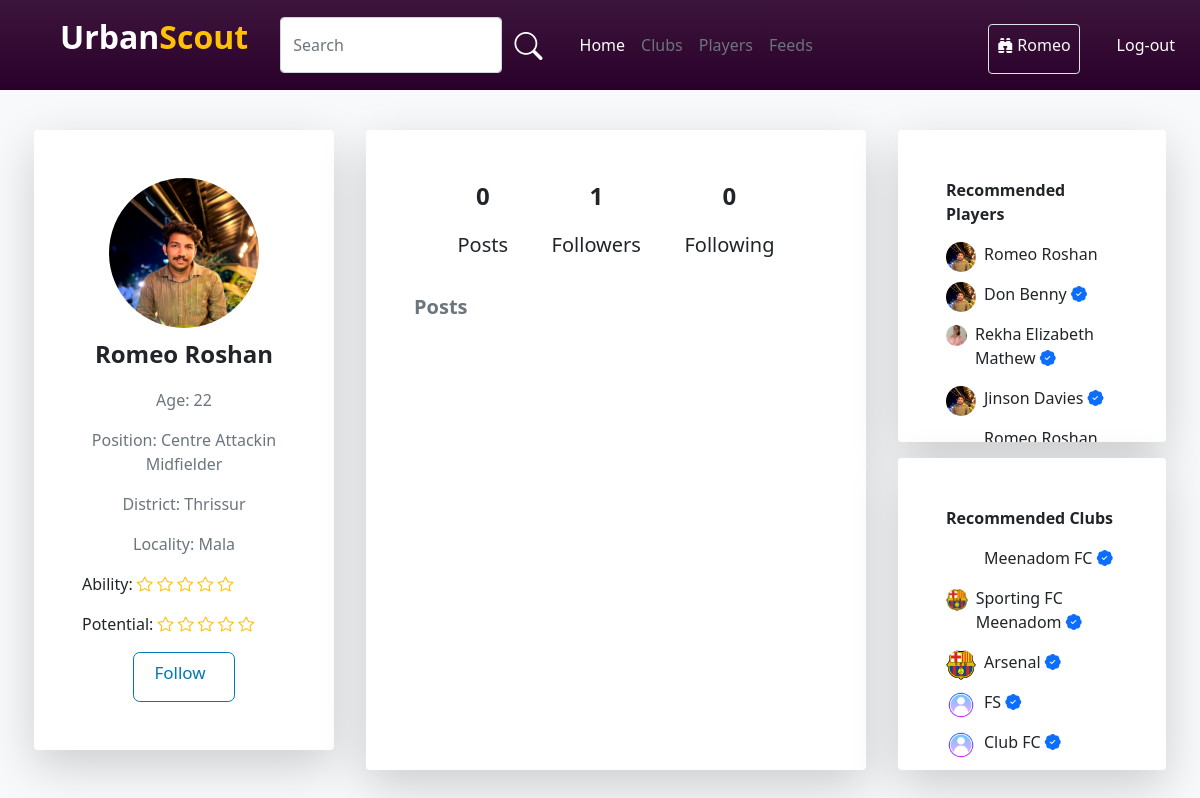
The page /playerhome/11 (signed in) on the database as committed earlier.
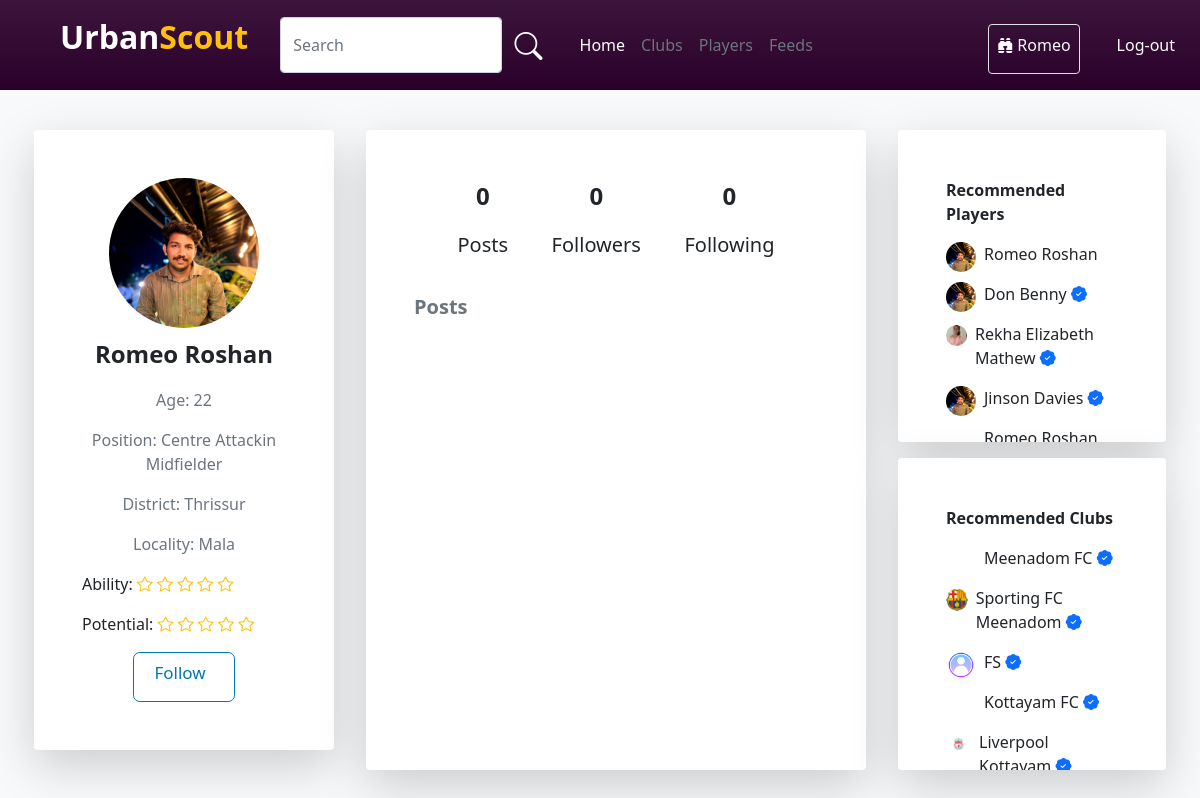
The same page on the database as committed later.
### account/models.py (models this page shows)
class User(AbstractUser):
    username=models.CharField(max_length=32, blank=True, null=True)
    USERNAME_FIELD = 'email'
    email = models.EmailField(unique=True)
    img=models.ImageField(upload_to='pics',default='https://img.freepik.com/free-icon/man_318-677829.jpg',null=True)
    is_player=models.BooleanField('is_player',default=False)
    is_club=models.BooleanField('is_club',default=False)
    is_scout=models.BooleanField('is_scout',default=False)
    player_dob = models.DateField(("Date of Birth"), default=date.today, validators=[validate_dob])
    player_pos = models.CharField(("Position"),default='',max_length=30,choices=Pos_Choice)
    district = models.CharField(("District"),default='',max_length=20,choices=District_Choice)
    locality = models.CharField(("Locality"),default='',max_length=50,blank=True)
    player_foot = models.CharField(("Prefered Foot"),default='',max_length=10,choices=Foot_Choice)
    player_ability = models.IntegerField(("Ability"),default=0,choices=Ability_Choice)
    club_reputation = models.IntegerField(("Club Reputation"),default=0,choices=Ability_Choice)
    player_potential = models.IntegerField(("Potential"),default=0,choices=Ability_Choice)
    desc=models.CharField(("Description"),max_length=100, default='')
    club_name=models.CharField((("Club Name")),default='',max_length=30)
    scouted_by=models.CharField(max_length=30,default='')
    subscribed=models.BooleanField(default=False)
    phone = models.CharField(("Phone Number"), null=True, max_length=10, validators=[phone_number_validator])
    REQUIRED_FIELDS = []

### account/views.py (the view)
# urls.py: path('playerhome/<int:user_id>',views.playerHome,name="player-home"),
@login_required(login_url='http://127.0.0.1:8000/login/')
def playerHome(request,user_id):
    followingg=following.objects.filter(following_id=user_id).count()
    followers=following.objects.filter(followed_id=user_id).count()
    players = User.objects.filter(is_player=True)
    scout=User.objects.filter(is_scout=True)
    clubs=User.objects.filter(is_club=True)
    ability_range = range(0, 5)
    feeds=NewFeeds.objects.filter(user_id=user_id).order_by('-id')
    post_count=feeds.count()
    ability_range = range(0, 5)
    player=User.objects.filter(id=user_id)
    return render(request,'player-home.html',{'player':player,'abilityRange':ability_range,'clubdata':clubs,'playerdata':players,'scout':scout,'feeds':feeds,'followers':followers,'following':followingg,'post_count':post_count})

### template/player-home.html (shortened to what the changed rows need)
{% load static %}
<!DOCTYPE html>
<html lang="en">
<head>
    <link rel="stylesheet" href="{% static 'style.css' %}">
    <link href="https://cdn.jsdelivr.net/npm/bootstrap@5.0.2/dist/css/bootstrap.min.css" rel="stylesheet"
>
    <link rel="stylesheet" href="https://cdn.jsdelivr.net/npm/bootstrap-icons@1.10.5/font/bootstrap-icons.css">
</head>
<body class="bg-light">
    {% for i in player %}
    <div class="d-flex flex-wrap justify-content-center mt-4">
        <div class="col-lg-3 h-50 col-12 m-3 p-5 rounded bg-white shadow-lg position-sticky">
            <div class="">
                <div class="d-flex justify-content-center">
                    <div class="">
                        <img class="rounded-circle img-width" src={{i.img.url}} alt="">
                    </div>
                </div>
                <div class="text-center">
                    <p class="text-dark mt-2 fs-4 fw-bold">{{i.first_name}} {{i.last_name}}</p>
                    <p id="age" class="text-secondary"></p>
                    <p class="text-secondary">Position: {{i.player_pos}}</p>
                    <p class="text-secondary">District: {{i.district}}</p>
                    <p class="text-secondary">Locality: {{i.locality}}</p>
                </div>
                <div>
                    <p>Ability:{% with ability=i.player_ability %} {% for j in abilityRange %}
                        {% if j < ability %} <i class="bi bi-star-fill text-warning"></i>
                            {% else %}
                            <i class="bi bi-star text-warning"></i>
                            {% endif %}
                            {% endfor %}
                            {% endwith %}
                    </p>
                    <p>Potential:{% with potential=i.player_potential %} {% for j in abilityRange %}
                        {% if j < potential %} <i class="bi bi-star-fill text-warning"></i>
                            {% else %}
                            <i class="bi bi-star text-warning"></i>
                            {% endif %}
                            {% endfor %}
                            {% endwith %}
                    </p>
                    <div class="d-flex justify-content-center">
                        <button class="followbutton p-4" data-follow-id="{{ i.id }}">
                            <p class="">Follow</p>
                        </button>
                    </div>
                </div>
            </div>
        </div>
        <div class="col-lg-5 col-12 player-feeds m-3 p-5 rounded bg-white shadow-lg">
            <div class="d-flex justify-content-evenly mb-3">
                <div class="text-center">
                    <p class="fs-4 fw-bold">{{post_count}}</p>
                    <p class="fs-5">Posts</p>
                </div>
                <div class="text-center">
                    <p class="fs-4 fw-bold">{{followers}}</p>
                    <p class="fs-5">Followers</p>
                </div>
                <div class="text-center">
                    <p class="fs-4 fw-bold">{{following}}</p>
                    <p class="fs-5">Following</p>
                </div>
            </div>
            <p class="fw-bold fs-5 text-secondary">Posts</p>
        </div>
        {% endfor %}
        {% if user.is_scout %}
        <div class="col-lg-3 col-12">
            <div class="m-3 p-5  player-recomendation rounded bg-white shadow-lg">
                <div>
                    {% for Players in playerdata %}
                    <a class="text-decoration-none text-dark" href="{% url 'player-home' Players.id %}">
                        <div class="d-flex">
                            <div class="rec-img-club">
                                <img class="w-100 rounded-circle" src="{{Players.img.url}}" alt="">
                            </div>
                            <p class="ms-2">{{Players.first_name}} {{Players.last_name}}{% if Players.scouted_by != ''%}
                                <i class="bi bi-patch-check-fill text-primary"></i>
                                {% endif %}
                            </p>
                        </div>
                    </a>
                    {% endfor %}
                </div>
            </div>
            <div class="m-3 p-5  player-recomendation rounded bg-white shadow-lg">
                <div>
                    {% for clubs in clubdata %}
                    {% if clubs.is_staff == 0 %}
                    <a class="text-decoration-none text-dark" href="{% url 'clubHome' clubs.id %}">
                        <div class="d-flex">
                            <div class="rec-img-club">
                                <img class="w-100 rounded-circle" src="{{clubs.img.url}}" alt="">
                            </div>
                            <p class="ms-2">{{clubs.club_name}} <i
                                    class="bi bi-patch-check-fill text-primary"></i></p>
                        </div>
                    </a>
                    {% endif %}
                    {% endfor %}
                </div>
            </div>
        </div>
        {% endif %}
    </div>
</body>
</html>

Rows that differ between the two databases and show on the page:
removed User: img (picture), club_name "Arsenal"
removed User: img (placeholder picture), club_name "Club FC"
computed for User "Centre Attackin Midfielder": followers "1" → "0"
now on this page (row unchanged): User: club_name "Kottayam FC"
now on this page (row edited): User: img (picture), club_name "Liverpool…"
